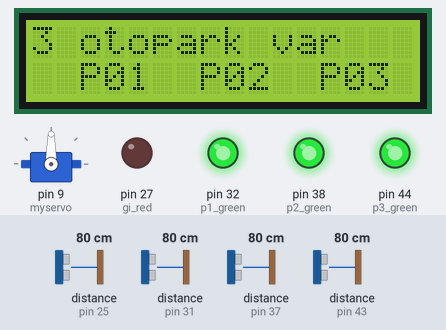
Bench run of a sketch on a simulated Arduino Mega 2560, built with avr-gcc and run on an emulated ATmega2560. Shown: servo, 16×2 character LCD, output pins drawn as LEDs (lit = HIGH). Wiring (inferred from the names in the program): 4 × ultrasonic range finder: trigger pin 24, echo pin 25 / trigger pin 30, echo pin 31 / trigger pin 36, echo pin 37 / trigger pin 42, echo pin 43. The test bench sets the inputs (shaded band); at power-on: distance to the obstacle (sensors on pin 25, pin 31, pin 37, pin 43) 80 cm. The echo pulse lasts 58.3 µs per cm; pins used as bus, display or sensor lines are not drawn; what the sketch prints to the serial monitor is not drawn.

Above: at 4.1 s.
5.3 s: distance to the obstacle (sensor on pin 25) set to 8 cm
At 8.4 s:
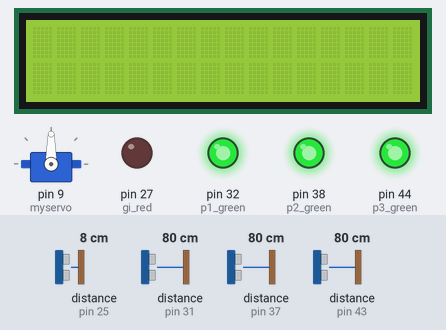
8.6 s: distance to the obstacle (sensor on pin 25) set to 5 cm
At 9.5 s:
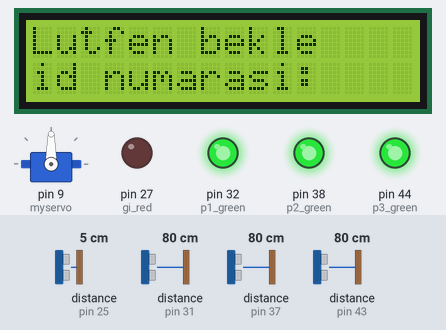
At 42.3 s:
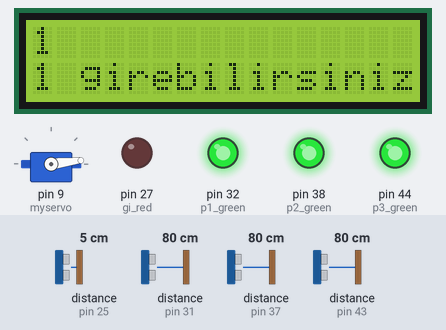
Timing chart, 0 to 43.9 s (numbered marks = the images above; inputs shaded):
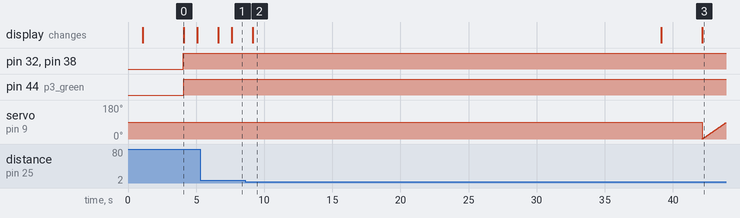

The sketch:

Arduino_29.ino
```cpp
#include <LiquidCrystal.h>
#include <Servo.h>
#include <ArduinoJson.h>
StaticJsonDocument<100> doc;


Servo myservo;
int pos = 0;

String  idh;
String  id1="0", id2="0", id3="0";
String id []= {id1,id2,id3};


int old[3],p[3];
String place [3];

//servo 9
const int rs = 12, en = 11, d4 = 5, d5 = 4, d6 = 3, d7 = 2;
LiquidCrystal lcd(rs, en, d4, d5, d6, d7);

const int gi_trig=24, gi_echo=25, gi_green=26, gi_red=27;
const int p1_trig=30, p1_echo=31, p1_green=32, p1_red=33;
const int p2_trig=36, p2_echo=37, p2_green=38, p2_red=39;
const int p3_trig=42, p3_echo=43, p3_green=44, p3_red=45;

String idx,oldidx;


void setup() {
  pinMode(gi_trig, OUTPUT);
  pinMode(gi_echo, INPUT);
  pinMode(gi_red, OUTPUT);

  pinMode(p1_trig, OUTPUT);
  pinMode(p1_echo, INPUT);
  pinMode(p1_green, OUTPUT);

  pinMode(p2_trig, OUTPUT);
  pinMode(p2_echo, INPUT);
  pinMode(p2_green, OUTPUT);

  pinMode(p3_trig, OUTPUT);
  pinMode(p3_echo, INPUT);
  pinMode(p3_green, OUTPUT);

  myservo.attach(9);

  Serial.begin(9600);
  Serial2.begin(115200);

  lcd.begin(16, 2);
  lcd.print("Otopark Sistemi");
  delay(1000);
  Serial.println("otopark sistemine hos geldiniz");

  lcd.clear();
  Serial.print(id [0]);
  Serial.print(id [1]);
  Serial.print(id [2]);
  Serial.println(id [3]);
  delay(3000);


}

void loop() {

  for (byte i = 0; i < 3; i++)
  {old[i]= p[i];}

  p[0] = IsItEmpty(p1_trig, p1_echo, p1_green, p1_red);
  p[1] = IsItEmpty(p2_trig, p2_echo, p2_green, p2_red);
  p[2] = IsItEmpty(p3_trig, p3_echo, p3_green, p3_red);

  int toplam = p[0]+p[1]+p[2];

  Entrance(toplam);

  Park_Situation_Change();

  lcd.clear();
  Serial.print(place [0]);
  Serial.print(place [1]);
  Serial.println(place [2]);
  delay(1000);

  int FirstRun=1;

  /*if (FirstRun)
  {
    for (byte i = 0; i < 3; i++)
    {
    if (p[i]==0)
      id[i]=place[i]=String(i+1);
    }
    FirstRun=0;
  }*/

  doc["ID1"] = place[0];
  doc["ID2"] = place[1];
  doc["ID3"] = place[2];

  //Send data to NodeMCU
  serializeJson(doc, Serial2);
  delay(500);

  /*DeserializationError error= deserializeJson(doc, Serial2);

  oldidx=idx;
  if(!error && oldidx != doc["IDX"])
  {
    idx = doc["IDX"].as<String>();
    Serial.print("IDX:");
    Serial.println(idx);
    delay (500);
  }*/

}

int IsItEmpty(int a, int b, int GreenLed,int RedLed)
{
  int distance = DistanceUltrasonic (a,b);
  if (distance > 6)
  {
    digitalWrite(GreenLed, HIGH);
    digitalWrite(RedLed, LOW);
  }
  else
  {
    digitalWrite(GreenLed, LOW);
    digitalWrite(RedLed, HIGH);
  }
  int x = digitalRead(GreenLed);
  return x;
}

int DistanceUltrasonic (int Trig, int Echo)
{
  digitalWrite(Trig, LOW);
  delayMicroseconds(2);
  digitalWrite(Trig, HIGH);
  delayMicroseconds(10);
  digitalWrite(Trig, LOW);
  long duration = pulseIn(Echo, HIGH);
  return duration * (0.034 / 2);
}


void Entrance(int toplam)
{
  if (toplam == 0)
  {
    digitalWrite(gi_red, HIGH);
    digitalWrite(gi_green,LOW);
    lcd.clear();
    lcd.print("otopark dolu");
    lcd.setCursor(0, 1);
    lcd.print("   0 dolu 0   ");
    delay(3000);
  }
  else
  {
    digitalWrite(gi_red, LOW);
    digitalWrite(gi_green, HIGH);
    CheckEntrance(gi_trig, gi_echo);
    lcd.clear();
    lcd.setCursor(0, 0);
    lcd.print(toplam);
    lcd.print(" otopark var");

    lcd.setCursor(0, 1);
    for (byte i = 0; i < 3; i++)
    {
      if (p[i]==1) {
        lcd.print("  P0");
        lcd.print(i+1);}
      else
        lcd.print("     ");
    }
    delay(1000);
  }
}


void CheckEntrance(int a, int b)
{
  int distance = DistanceUltrasonic (a,b);
  if (distance < 6) {
    lcd.clear();
    lcd.setCursor(0, 0);
    lcd.print("Lutfen bekle");
    Serial.print("Lutfen bekle");
    lcd.setCursor(0, 1);
    lcd.print("id numarasi: ");
    Serial.println("id numarasi: ");
    RecieveID ();
    idh = DefineID ();
    lcd.clear();
    lcd.print(idh);
    Serial.println(idh);
    lcd.setCursor(0, 1);
    lcd.print(idh);
    Serial.println(idh);
    Serial.println(" girebilirsiniz");
    lcd.print( " girebilirsiniz");
    OpenEntrance ();
    while (distance < 4){
      distance = DistanceUltrasonic (a,b);}
    }

  if (pos != 0 && distance > 4)
  CloseEntrance ();
}

void RecieveID ()
{
  for (byte i = 0; i < 10; i++)
    {
      delay (1000);
      DeserializationError error= deserializeJson(doc, Serial2);

      oldidx=idx;
      if(!error && oldidx != doc["IDX"])
      {
        idx = doc["IDX"].as<String>();
        Serial.print("IDX:");
        Serial.println(idx);
        delay (500);
      }
      if (idx != oldidx)
      break;
      Serial.println("id gir sitede");
      delay(1000);
    }
}
String DefineID()
{
  int j;

  int y=0;
  if (idx == oldidx)
  idx="0";

  while (idx == "0") //check for similar id
  {
  y++;
  String x= String(y);
  for (byte i = 0; i < 3; i++)
  {
   if (id[i]==x)
    {
    idx="0";
    break;
    }
   else
   {idx = x;

    }
  }
  }
  for (byte i = 0; i < 3; i++) //check for empty
  {
   if (id[i]=="0")
   {
     id[i]=idx;
     idx="0";
     j=i;
     break;
   }
   else if (i==2)
   return "bos yok";
  }
  lcd.clear();
  lcd.print (id [0]);
  lcd.print (id [1]);
  lcd.print (id [2]);
  lcd.print (id [3]);
  delay(3000);
  return id[j];
}

void OpenEntrance ()
{
  for (pos=0; pos <= 90; pos += 1) {
    // in steps of 1 degree
    myservo.write(pos);
    delay(20);
  }
}

void CloseEntrance ()
{
  for (pos=90; pos >= 0; pos -= 1) {
    myservo.write(pos);
    delay(15);
  }
}


void Park_Situation_Change()
{
  for (byte i = 0; i < 3; i++)
  {
    if (p[i]!=old[i])
    {
      if (p[i]==0)
      place [i]= idh;
      else {
        DeleteID (place [i]);
        place [i]= "0";}
    }
  }
}


void DeleteID (String x)
{
  for (byte i = 0; i < 3; i++)
  {
    if (id[i]==x){
      id[i]="0";
      break; }
  }
}
```

Measured:
- the behaviour switches between 7 and 6 cm on distance to the obstacle (sensor on pin 25) (found by bisection; images 1 and 2)
- after the input at 8.6 s, the display: changes after 0.55 s (image 2)
- what the display in image 0 shows lasts 1.0 s, from 4.1 s to 5.1 s
- what the display in image 2 shows lasts 30.0 s, from 9.1 s to 39.1 s
